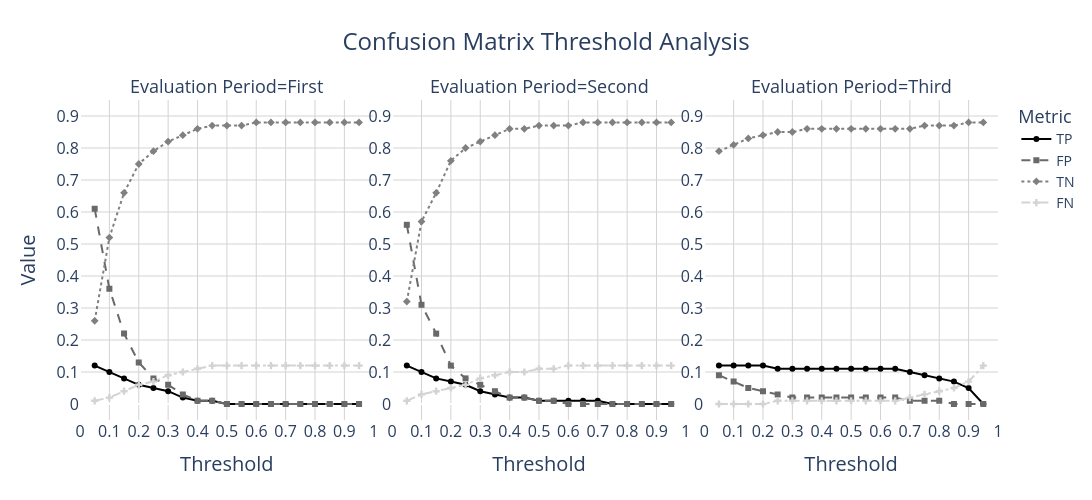

The notebook cell saved with this chart:
### Code cell
import plotly.express as px
import pandas as pd

# Reshape the data from wide to long format for easier customization in Plotly Express
df_long = pd.melt(df_threshold_confusion_matrix, id_vars=["Threshold", "Evaluation Period"], 
                  value_vars=["TP", "FP", "TN", "FN"], 
                  var_name="Metric", value_name="Value")

# Define custom gray shades, line dash styles, and symbols for the lines
custom_gray_shades = ["black", "dimgray", "gray", "lightgray"]
custom_line_dashes = ['solid', 'dash', 'dot', 'dashdot']
custom_symbols = ['circle', 'square', 'diamond', 'cross']  # Different shapes for each metric

# Create the line plot using the long format data
fig = px.line(df_long,
              x="Threshold",
              y="Value",
              color="Metric",  # Use the reshaped "Metric" column for color
              line_dash="Metric",  # Use the reshaped "Metric" column for different line styles
              symbol="Metric",  # Use the reshaped "Metric" column for different symbols
              facet_col="Evaluation Period",  # Faceting by Evaluation Period
              title="Confusion Matrix Threshold Analysis",
              markers=True,  # Adds markers to the line
              color_discrete_sequence=custom_gray_shades,  # Custom gray shades
              line_dash_sequence=custom_line_dashes,  # Custom line dashes
              symbol_sequence=custom_symbols,  # Custom symbols for each metric
              width=1600,
              height=500)

# Update layout for the title, legend, and background
fig.update_layout(
    title={'text': "Confusion Matrix Threshold Analysis", 'font': {'size': 24}, 'x': 0.5},  # Centered title
    legend_title_text='Metric',  # Change legend title to 'Metric'
    legend={'title': {'font': {'size': 18}}, 'font': {'size': 14}},
    plot_bgcolor='white',  # Set background to white
    paper_bgcolor='white',  # Set paper background to white
    font={'size': 12}  # General font size for other elements
)

# Update x and y axis labels and font sizes, and apply to all subplots
fig.update_xaxes(
    title_text='Threshold', 
    title_font={'size': 20}, 
    tickfont=dict(size=16), 
    dtick=0.1,  # Set the tick interval to 0.1 for x-axis
    range=[0, 1],  # Ensure the range is from 0 to 1 for x-axis
    showgrid=True, gridcolor='lightgray'
)

fig.update_yaxes(
    title_text='Value',  # Set title only for the first column
    title_font={'size': 20}, 
    tickfont=dict(size=16), 
    dtick=0.1,  # Set the tick interval to 0.1 for y-axis
    range=[-0.05, 0.95],  # Ensure the range is from 0 to 1 for y-axis
    showgrid=True, gridcolor='lightgray',
    matches='y',  # Ensure all y-axes are linked, avoiding duplicate y-axis titles
    showticklabels=True
)

# Remove y-axis titles for all but the first facet
for i in range(1, len(fig.layout.annotations)):
    fig.layout['yaxis' + str(i+1)].title.text = ''

# Update subplot titles
for annotation in fig.layout.annotations:
    annotation['font'] = dict(size=18)

# Show the figure
fig.show()

### Figure 1 — Plotly figure (JSON) as saved in the notebook; plotly's stock layout.template omitted (floating-point values rounded to 4 significant figures)
{"data": [{"hovertemplate": "Metric=TP<br>Evaluation Period=First<br>Threshold=%{x}<br>Value=%{y}<extra></extra>", "legendgroup": "TP", "line": {"color": "black", "dash": "solid"}, "marker": {"symbol": "circle"}, "mode": "lines+markers", "name": "TP", "orientation": "v", "showlegend": true, "type": "scatter", "x": [0.05, 0.1, 0.15, 0.2, 0.25, 0.3, 0.35, 0.4, 0.45, 0.5, 0.55, 0.6, 0.65, 0.7, 0.75, 0.8, 0.85, 0.9, 0.95], "xaxis": "x", "y": [0.12, 0.1, 0.08, 0.06, 0.05, 0.04, 0.02, 0.01, 0.01, 0, 0, 0, 0, 0, 0, 0, 0, 0, 0], "yaxis": "y"}, {"hovertemplate": "Metric=TP<br>Evaluation Period=Second<br>Threshold=%{x}<br>Value=%{y}<extra></extra>", "legendgroup": "TP", "line": {"color": "black", "dash": "solid"}, "marker": {"symbol": "circle"}, "mode": "lines+markers", "name": "TP", "orientation": "v", "showlegend": false, "type": "scatter", "x": [0.05, 0.1, 0.15, 0.2, 0.25, 0.3, 0.35, 0.4, 0.45, 0.5, 0.55, 0.6, 0.65, 0.7, 0.75, 0.8, 0.85, 0.9, 0.95], "xaxis": "x2", "y": [0.12, 0.1, 0.08, 0.07, 0.06, 0.04, 0.03, 0.02, 0.02, 0.01, 0.01, 0.01, 0.01, 0.01, 0, 0, 0, 0, 0], "yaxis": "y2"}, {"hovertemplate": "Metric=TP<br>Evaluation Period=Third<br>Threshold=%{x}<br>Value=%{y}<extra></extra>", "legendgroup": "TP", "line": {"color": "black", "dash": "solid"}, "marker": {"symbol": "circle"}, "mode": "lines+markers", "name": "TP", "orientation": "v", "showlegend": false, "type": "scatter", "x": [0.05, 0.1, 0.15, 0.2, 0.25, 0.3, 0.35, 0.4, 0.45, 0.5, 0.55, 0.6, 0.65, 0.7, 0.75, 0.8, 0.85, 0.9, 0.95], "xaxis": "x3", "y": [0.12, 0.12, 0.12, 0.12, 0.11, 0.11, 0.11, 0.11, 0.11, 0.11, 0.11, 0.11, 0.11, 0.1, 0.09, 0.08, 0.07, 0.05, 0], "yaxis": "y3"}, {"hovertemplate": "Metric=FP<br>Evaluation Period=First<br>Threshold=%{x}<br>Value=%{y}<extra></extra>", "legendgroup": "FP", "line": {"color": "dimgray", "dash": "dash"}, "marker": {"symbol": "square"}, "mode": "lines+markers", "name": "FP", "orientation": "v", "showlegend": true, "type": "scatter", "x": [0.05, 0.1, 0.15, 0.2, 0.25, 0.3, 0.35, 0.4, 0.45, 0.5, 0.55, 0.6, 0.65, 0.7, 0.75, 0.8, 0.85, 0.9, 0.95], "xaxis": "x", "y": [0.61, 0.36, 0.22, 0.13, 0.08, 0.06, 0.03, 0.01, 0.01, 0, 0, 0, 0, 0, 0, 0, 0, 0, 0], "yaxis": "y"}, {"hovertemplate": "Metric=FP<br>Evaluation Period=Second<br>Threshold=%{x}<br>Value=%{y}<extra></extra>", "legendgroup": "FP", "line": {"color": "dimgray", "dash": "dash"}, "marker": {"symbol": "square"}, "mode": "lines+markers", "name": "FP", "orientation": "v", "showlegend": false, "type": "scatter", "x": [0.05, 0.1, 0.15, 0.2, 0.25, 0.3, 0.35, 0.4, 0.45, 0.5, 0.55, 0.6, 0.65, 0.7, 0.75, 0.8, 0.85, 0.9, 0.95], "xaxis": "x2", "y": [0.56, 0.31, 0.22, 0.12, 0.08, 0.06, 0.04, 0.02, 0.02, 0.01, 0.01, 0, 0, 0, 0, 0, 0, 0, 0], "yaxis": "y2"}, {"hovertemplate": "Metric=FP<br>Evaluation Period=Third<br>Threshold=%{x}<br>Value=%{y}<extra></extra>", "legendgroup": "FP", "line": {"color": "dimgray", "dash": "dash"}, "marker": {"symbol": "square"}, "mode": "lines+markers", "name": "FP", "orientation": "v", "showlegend": false, "type": "scatter", "x": [0.05, 0.1, 0.15, 0.2, 0.25, 0.3, 0.35, 0.4, 0.45, 0.5, 0.55, 0.6, 0.65, 0.7, 0.75, 0.8, 0.85, 0.9, 0.95], "xaxis": "x3", "y": [0.09, 0.07, 0.05, 0.04, 0.03, 0.02, 0.02, 0.02, 0.02, 0.02, 0.02, 0.02, 0.02, 0.01, 0.01, 0.01, 0, 0, 0], "yaxis": "y3"}, {"hovertemplate": "Metric=TN<br>Evaluation Period=First<br>Threshold=%{x}<br>Value=%{y}<extra></extra>", "legendgroup": "TN", "line": {"color": "gray", "dash": "dot"}, "marker": {"symbol": "diamond"}, "mode": "lines+markers", "name": "TN", "orientation": "v", "showlegend": true, "type": "scatter", "x": [0.05, 0.1, 0.15, 0.2, 0.25, 0.3, 0.35, 0.4, 0.45, 0.5, 0.55, 0.6, 0.65, 0.7, 0.75, 0.8, 0.85, 0.9, 0.95], "xaxis": "x", "y": [0.26, 0.52, 0.66, 0.75, 0.79, 0.82, 0.84, 0.86, 0.87, 0.87, 0.87, 0.88, 0.88, 0.88, 0.88, 0.88, 0.88, 0.88, 0.88], "yaxis": "y"}, {"hovertemplate": "Metric=TN<br>Evaluation Period=Second<br>Threshold=%{x}<br>Value=%{y}<extra></extra>", "legendgroup": "TN", "line": {"color": "gray", "dash": "dot"}, "marker": {"symbol": "diamond"}, "mode": "lines+markers", "name": "TN", "orientation": "v", "showlegend": false, "type": "scatter", "x": [0.05, 0.1, 0.15, 0.2, 0.25, 0.3, 0.35, 0.4, 0.45, 0.5, 0.55, 0.6, 0.65, 0.7, 0.75, 0.8, 0.85, 0.9, 0.95], "xaxis": "x2", "y": [0.32, 0.57, 0.66, 0.76, 0.8, 0.82, 0.84, 0.86, 0.86, 0.87, 0.87, 0.87, 0.88, 0.88, 0.88, 0.88, 0.88, 0.88, 0.88], "yaxis": "y2"}, {"hovertemplate": "Metric=TN<br>Evaluation Period=Third<br>Threshold=%{x}<br>Value=%{y}<extra></extra>", "legendgroup": "TN", "line": {"color": "gray", "dash": "dot"}, "marker": {"symbol": "diamond"}, "mode": "lines+markers", "name": "TN", "orientation": "v", "showlegend": false, "type": "scatter", "x": [0.05, 0.1, 0.15, 0.2, 0.25, 0.3, 0.35, 0.4, 0.45, 0.5, 0.55, 0.6, 0.65, 0.7, 0.75, 0.8, 0.85, 0.9, 0.95], "xaxis": "x3", "y": [0.79, 0.81, 0.83, 0.84, 0.85, 0.85, 0.86, 0.86, 0.86, 0.86, 0.86, 0.86, 0.86, 0.86, 0.87, 0.87, 0.87, 0.88, 0.88], "yaxis": "y3"}, {"hovertemplate": "Metric=FN<br>Evaluation Period=First<br>Threshold=%{x}<br>Value=%{y}<extra></extra>", "legendgroup": "FN", "line": {"color": "lightgray", "dash": "dashdot"}, "marker": {"symbol": "cross"}, "mode": "lines+markers", "name": "FN", "orientation": "v", "showlegend": true, "type": "scatter", "x": [0.05, 0.1, 0.15, 0.2, 0.25, 0.3, 0.35, 0.4, 0.45, 0.5, 0.55, 0.6, 0.65, 0.7, 0.75, 0.8, 0.85, 0.9, 0.95], "xaxis": "x", "y": [0.01, 0.02, 0.04, 0.06, 0.07, 0.09, 0.1, 0.11, 0.12, 0.12, 0.12, 0.12, 0.12, 0.12, 0.12, 0.12, 0.12, 0.12, 0.12], "yaxis": "y"}, {"hovertemplate": "Metric=FN<br>Evaluation Period=Second<br>Threshold=%{x}<br>Value=%{y}<extra></extra>", "legendgroup": "FN", "line": {"color": "lightgray", "dash": "dashdot"}, "marker": {"symbol": "cross"}, "mode": "lines+markers", "name": "FN", "orientation": "v", "showlegend": false, "type": "scatter", "x": [0.05, 0.1, 0.15, 0.2, 0.25, 0.3, 0.35, 0.4, 0.45, 0.5, 0.55, 0.6, 0.65, 0.7, 0.75, 0.8, 0.85, 0.9, 0.95], "xaxis": "x2", "y": [0.01, 0.03, 0.04, 0.05, 0.06, 0.08, 0.09, 0.1, 0.1, 0.11, 0.11, 0.12, 0.12, 0.12, 0.12, 0.12, 0.12, 0.12, 0.12], "yaxis": "y2"}, {"hovertemplate": "Metric=FN<br>Evaluation Period=Third<br>Threshold=%{x}<br>Value=%{y}<extra></extra>", "legendgroup": "FN", "line": {"color": "lightgray", "dash": "dashdot"}, "marker": {"symbol": "cross"}, "mode": "lines+markers", "name": "FN", "orientation": "v", "showlegend": false, "type": "scatter", "x": [0.05, 0.1, 0.15, 0.2, 0.25, 0.3, 0.35, 0.4, 0.45, 0.5, 0.55, 0.6, 0.65, 0.7, 0.75, 0.8, 0.85, 0.9, 0.95], "xaxis": "x3", "y": [0, 0, 0, 0, 0.01, 0.01, 0.01, 0.01, 0.01, 0.01, 0.01, 0.01, 0.01, 0.02, 0.03, 0.04, 0.05, 0.07, 0.12], "yaxis": "y3"}], "layout": {"annotations": [{"font": {"size": 18}, "showarrow": false, "text": "Evaluation Period=First", "x": 0.16, "xanchor": "center", "xref": "paper", "y": 1, "yanchor": "bottom", "yref": "paper"}, {"font": {"size": 18}, "showarrow": false, "text": "Evaluation Period=Second", "x": 0.5, "xanchor": "center", "xref": "paper", "y": 1, "yanchor": "bottom", "yref": "paper"}, {"font": {"size": 18}, "showarrow": false, "text": "Evaluation Period=Third", "x": 0.84, "xanchor": "center", "xref": "paper", "y": 1, "yanchor": "bottom", "yref": "paper"}], "font": {"size": 12}, "height": 500, "legend": {"font": {"size": 14}, "title": {"font": {"size": 18}, "text": "Metric"}, "tracegroupgap": 0}, "paper_bgcolor": "white", "plot_bgcolor": "white", "title": {"font": {"size": 24}, "text": "Confusion Matrix Threshold Analysis", "x": 0.5}, "width": 1600, "xaxis": {"anchor": "y", "domain": [0, 0.32], "dtick": 0.1, "gridcolor": "lightgray", "range": [0, 1], "showgrid": true, "tickfont": {"size": 16}, "title": {"font": {"size": 20}, "text": "Threshold"}}, "xaxis2": {"anchor": "y2", "domain": [0.34, 0.66], "dtick": 0.1, "gridcolor": "lightgray", "matches": "x", "range": [0, 1], "showgrid": true, "tickfont": {"size": 16}, "title": {"font": {"size": 20}, "text": "Threshold"}}, "xaxis3": {"anchor": "y3", "domain": [0.68, 1.0], "dtick": 0.1, "gridcolor": "lightgray", "matches": "x", "range": [0, 1], "showgrid": true, "tickfont": {"size": 16}, "title": {"font": {"size": 20}, "text": "Threshold"}}, "yaxis": {"anchor": "x", "domain": [0, 1], "dtick": 0.1, "gridcolor": "lightgray", "matches": "y", "range": [-0.05, 0.95], "showgrid": true, "showticklabels": true, "tickfont": {"size": 16}, "title": {"font": {"size": 20}, "text": "Value"}}, "yaxis2": {"anchor": "x2", "domain": [0, 1], "dtick": 0.1, "gridcolor": "lightgray", "matches": "y", "range": [-0.05, 0.95], "showgrid": true, "showticklabels": true, "tickfont": {"size": 16}, "title": {"font": {"size": 20}, "text": ""}}, "yaxis3": {"anchor": "x3", "domain": [0, 1], "dtick": 0.1, "gridcolor": "lightgray", "matches": "y", "range": [-0.05, 0.95], "showgrid": true, "showticklabels": true, "tickfont": {"size": 16}, "title": {"font": {"size": 20}, "text": ""}}}}
